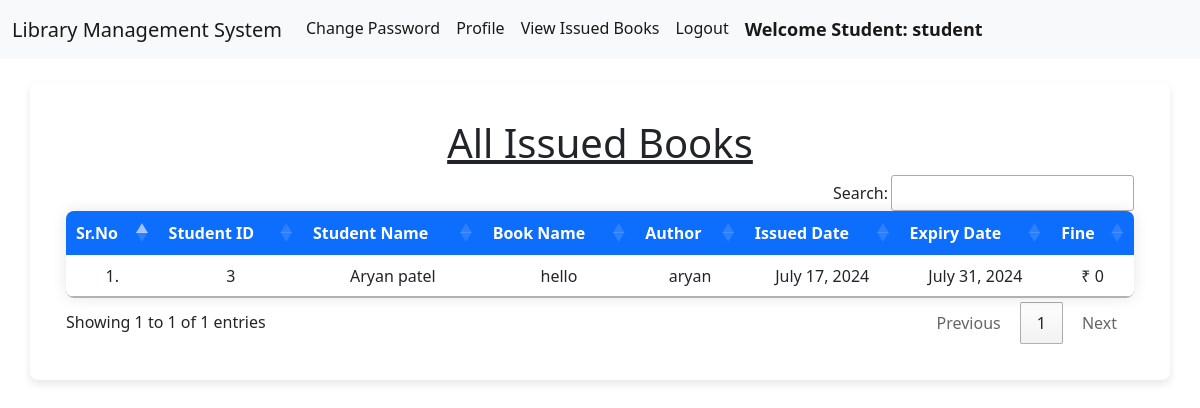
Page /student_issued_books/ (signed in) on the committed database.
### library/models.py (models this page shows, shortened)
class Book(models.Model):
    name = models.CharField(max_length=200)
    author = models.CharField(max_length=200)
    isbn = models.PositiveIntegerField()
    category = models.CharField(max_length=50)

class IssuedBook(models.Model):
    student_id = models.CharField(max_length=100, blank=True)
    isbn = models.CharField(max_length=13)
    issued_date = models.DateField(auto_now=True)
    expiry_date = models.DateField(default=expiry)

### library/views.py (the view)
# urls.py: path("student_issued_books/", views.student_issued_books, name="student_issued_books"),
@login_required(login_url = '/student_login')
def student_issued_books(request):
    student = Student.objects.filter(user_id=request.user.id)
    issuedBooks = IssuedBook.objects.filter(student_id=student[0].user_id)
    li1 = []
    li2 = []
    for i in issuedBooks:
        books = Book.objects.filter(isbn=i.isbn)
        for book in books:
            t=(request.user.id, request.user.get_full_name, book.name,book.author)
            li1.append(t)
        days=(date.today()-i.issued_date)
        d=days.days
        fine=0
        if d>15:
            day=d-14
            fine=day*5
        t=(issuedBooks[0].issued_date, issuedBooks[0].expiry_date, fine)
        li2.append(t)
    return render(request,'student_issued_books.html',{'li1':li1, 'li2':li2})

### library/templates/student_issued_books.html (shortened to what this page needs)
{% extends 'student_navbar.html' %}
{% block body %}
<div class="container mt-4">
    <h1 class="text-center"><u>All Issued Books</u></h1>
    <table class="table table-hover" id="example">
        <thead>
            <tr>
                <th>Sr.No</th>
                <th>Student ID</th>
                <th>Student Name</th>
                <th>Book Name</th>
                <th>Author</th>
                <th>Issued Date</th>
                <th>Expiry Date</th>
                <th>Fine</th>
            </tr>
        </thead>
        <tbody>
            {% for i in li1 %}
            <tr>
                <td>{{ forloop.counter }}.</td>
                <td>{{ i.0 }}</td>
                <td>{{ i.1 }}</td>
                <td>{{ i.2 }}</td>
                <td>{{ i.3 }}</td>
                {% endfor %}
                {% for i in li2 %}
                <td>{{ i.0 }}</td>
                <td>{{ i.1 }}</td>
                <td>₹ {{ i.2 }}</td>
            </tr>
            {% endfor %}
        </tbody>
    </table>
</div>
{% endblock %}

### library/templates/student_navbar.html (shortened to what this page needs)
<!doctype html>
<html lang="en">
<head>
    <link href="https://cdn.jsdelivr.net/npm/bootstrap@5.1.0/dist/css/bootstrap.min.css" rel="stylesheet">
    <link rel="stylesheet" href="https://cdn.datatables.net/1.10.25/css/jquery.dataTables.min.css">
    <link rel="stylesheet" href="https://cdn.datatables.net/buttons/1.7.1/css/buttons.dataTables.min.css">
</head>
<body>
<nav class="navbar navbar-expand-lg navbar-light bg-light">
    <div class="container-fluid">
        <a class="navbar-brand" href="#">Library Management System</a>
        <div class="collapse navbar-collapse" id="navbarSupportedContent">
            <ul class="navbar-nav me-auto mb-2 mb-lg-0">
                <li class="nav-item">
                    <a class="nav-link active" aria-current="page" href="/change_password/">Change Password</a>
                </li>
                <li class="nav-item">
                    <a class="nav-link active" aria-current="page" href="/profile/">Profile</a>
                </li>
                <li class="nav-item">
                    <a class="nav-link active" aria-current="page" href="/student_issued_books/">View Issued Books</a>
                </li>
                <li class="nav-item">
                    <a class="nav-link active" aria-current="page" href="/logout/">Logout</a>
                </li>
                <li class="nav-item">
                    <a style="font-weight:600; font-family:'Segoe UI', Tahoma, Geneva, Verdana, sans-serif; font-size: large;" class="nav-link active" href="#">Welcome Student: {{request.user}}</a>
                </li>
            </ul>
        </div>
    </div>
</nav>
{% block body %}
{% endblock %}
</body>
</html>

### library/templates/student_issued_books.html (style rules this page uses)
.container { padding: 3%; margin-top: 3%; margin-bottom: 3%; border-radius: 0.5rem; background: #fff; box-shadow: 0 4px 8px rgba(0,0,0,0.1); }
.table { width: 100%; margin-top: 20px; border-collapse: collapse; border-radius: 0.5rem; overflow: hidden; box-shadow: 0 0 15px rgba(0,0,0,0.1); }
.table th, .table td { padding: 12px; text-align: center; vertical-align: middle; }
.table thead { background-color: #f8f9fa; color: #212529; }
.table th { background-color: #0d6efd; color: #fff; }

### rows in the picture
Book: name "hello", author "aryan"
IssuedBook: issued_date "July 17, 2024", expiry_date "July 31, 2024"

### other values in the picture
{{ request.user }} "student"
{{ i.0 }} "3"
{{ i.1 }} "Aryan patel"
{{ i.2 }} "0"
